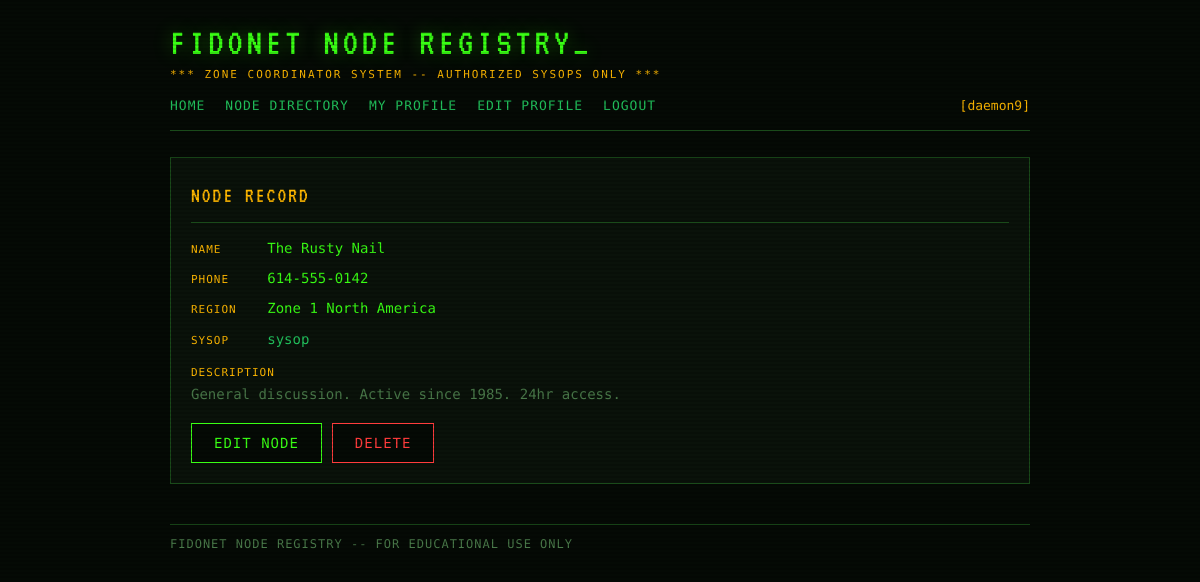
The page /node/1 (signed in) on the database as committed earlier.
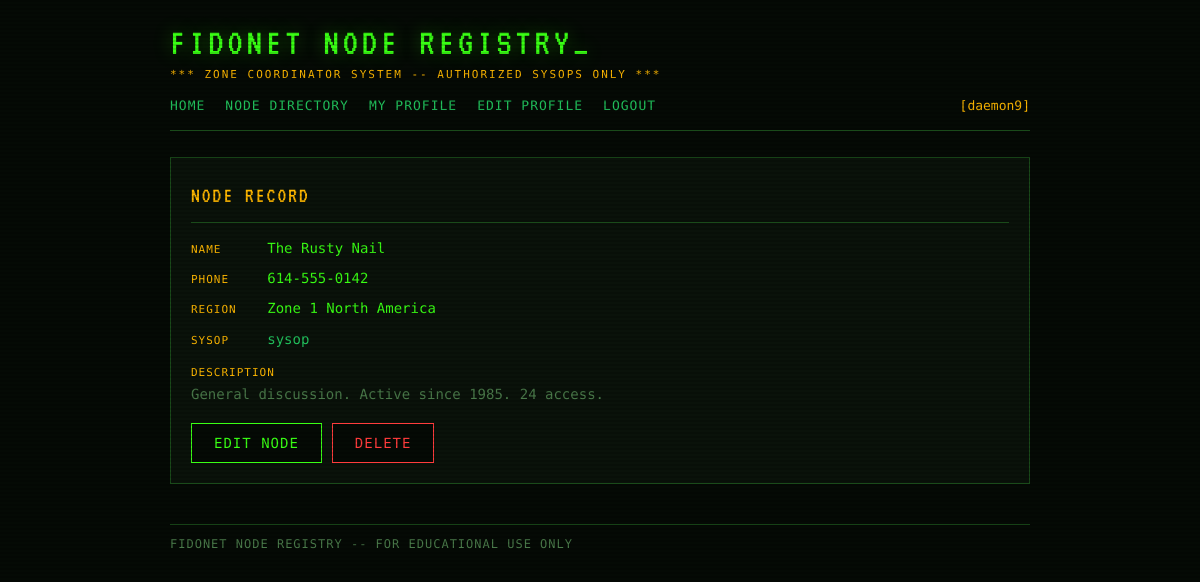
The same page on the database as committed later.
### tables this page shows
CREATE TABLE nodes (
            id INTEGER PRIMARY KEY AUTOINCREMENT,
            name TEXT NOT NULL,
            phone TEXT,
            region TEXT,
            description TEXT,
            owner_id INTEGER NOT NULL
        );

### app.py (the view)
@app.route('/node/<int:node_id>')
def node_view(node_id):
    current = get_current_user(request)
    if not current:
        return redirect(url_for('login'))
    node = node_repo.find_by_id(node_id)
    if not node:
        flash('Node not found.', 'error')
        return redirect(url_for('directory'))
    return render_template('node_view.html', node=node, current_user=current)

### app.py (called while the page is built)
def get_current_user(req):
    token = req.cookies.get('bbs_token')
    if not token:
        return None
    return sessions.get(token)

    def fetchone(self, query, params=()):
        cursor = self._conn.cursor()
        cursor.execute(query, params)
        return cursor.fetchone()

    def find_by_id(self, record_id):
        return self._db.fetchone("""
            SELECT n.*, u.username AS owner_username
            FROM nodes n JOIN users u ON n.owner_id = u.id
            WHERE n.id = ?
        """, (record_id,))

### templates/node_view.html
{% extends "base.html" %}
{% block content %}
<div class="panel">
  <div class="panel-title">NODE RECORD</div>
  <div class="node-detail"><span class="label">NAME &nbsp;&nbsp;&nbsp;&nbsp; </span><span class="value">{{ node.name }}</span></div>
  <div class="node-detail"><span class="label">PHONE &nbsp;&nbsp;&nbsp; </span><span class="value">{{ node.phone }}</span></div>
  <div class="node-detail"><span class="label">REGION &nbsp;&nbsp; </span><span class="value">{{ node.region }}</span></div>
  <div class="node-detail"><span class="label">SYSOP &nbsp;&nbsp;&nbsp; </span><span class="value"><a href="{{ url_for('profile', user_id=node.owner_id) }}">{{ node.owner_username }}</a></span></div>
  <div class="node-detail" style="margin-top:10px;"><span class="label">DESCRIPTION</span><br><span class="value" style="color:var(--grey);">{{ node.description }}</span></div>
  {% if current_user %}
  <div class="btn-row" style="margin-top:18px;">
    <a href="{{ url_for('node_edit', node_id=node.id) }}" class="btn">EDIT NODE</a>
    <a href="{{ url_for('node_delete', node_id=node.id) }}" class="btn btn-danger">DELETE</a>
  </div>
  {% endif %}
</div>
{% endblock %}

Rows that differ between the two databases and show on the page:
changed nodes "The Rusty Nail": description "General discussion. Active since 1985. 24hr access." → "General discussion. Active since 1985. 24 access."
